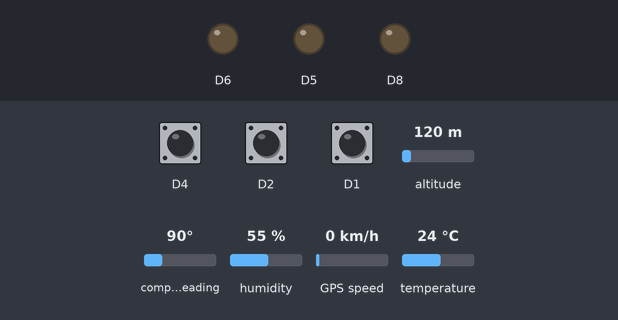
Bench run of a sketch on a simulated ESP8266 (NodeMCU). On the bench: output pins drawn as LEDs (lit = HIGH). The inputs (shaded band) are chosen by the test bench; at power-on: D4 HIGH, D2 HIGH, D1 HIGH, altitude 120 m, compass heading 90°, humidity 55 %, GPS speed 0 km/h, temperature 24 °C. WiFi joins after 1.5 s; servers stay silent unless stated; uploads are accepted with an empty reply; the GPS gets a fix after 3 s at 37.7749, -122.4194 with 8 satellites; no MQTT or app messages arrive unless stated; what the sketch prints to the serial monitor is not drawn.

Above: at 0.2 s.
At 6.8 s:
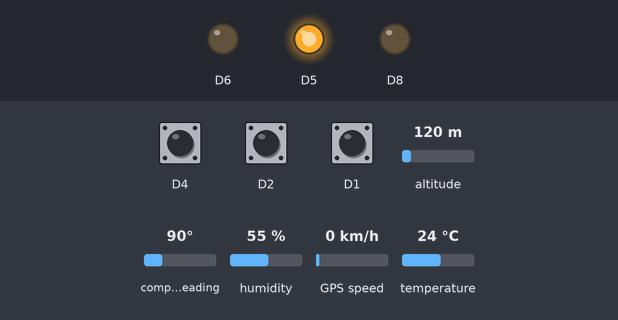
Timing chart, 0 to 9.9 s (numbered marks = the images above):
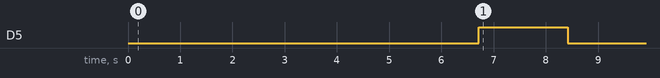

The sketch:

code.ino
```cpp
#include <ESP8266WiFi.h>
#include <PubSubClient.h>
#include <SoftwareSerial.h>
#include <TinyGPS++.h>
#include <DHT.h>
#include <ArduinoJson.h>
int btn1;
int btn2;
int btn3;
int btn4;
#define WIFI_AP "gps"
#define WIFI_PASSWORD "12345678"
#define TOKEN "2ZKFUdbBf2xAuPDPXG4l"
char thingsboardServer[] = "thingsboard.cloud";
const int thingsboardPort = 1883;
WiFiClient espClient;
PubSubClient client(espClient);
const char* host = "1.55.90.20"; // Địa chỉ IP của server
int khoa;
bool sbtn;
bool door;
bool lock;
float latitude;
float longitude;
float speed;

const int DHTPIN = D7;
const int DHTTYPE = DHT11;
DHT dht(DHTPIN, DHTTYPE);
int status = WL_IDLE_STATUS;
unsigned long lastSend;
unsigned long lastReset;
const unsigned long resetInterval = 600000;
#define gpsRxPin 1
#define gpsTxPin 3
SoftwareSerial neo6m(gpsTxPin, gpsRxPin);
TinyGPSPlus gps;
String cua1;
String cua2;
String cua3;
String cua4;
bool cua_1 = true;
bool cua_2 = true;
bool cua_3 = true;
bool cua_4 = true;
float previousLatitude = 0.0;
float previousLongitude = 0.0;
unsigned long previousMillis = 0;

void smartdelay_gps(unsigned long ms);
void resetIfTime();
float calculateSpeed(float lat1, float long1, float lat2, float long2);

void setup() {
  Serial.begin(9600);
  WiFi_conection();
  client.setServer(thingsboardServer, thingsboardPort);
  neo6m.begin(9600);
  dht.begin();
  lastReset = millis();
  pinMode(D1, INPUT_PULLUP);
  pinMode(D2, INPUT_PULLUP);
  pinMode(D3, INPUT_PULLUP);
  pinMode(D4, INPUT_PULLUP);
  pinMode(D5, OUTPUT);
  pinMode(D6, OUTPUT);
  pinMode(D8, OUTPUT);
  digitalWrite(D1, HIGH);
  digitalWrite(D2, HIGH);
  digitalWrite(D3, HIGH);
  digitalWrite(D4, HIGH);
  digitalWrite(D8, LOW);
}

void loop() {
  resetIfTime();
  if (!client.connected()) {
    reconnect();
  }
  if (millis() - lastSend > 100)
   {
    doc_vi_tri();
    lastSend = millis();
  }

  client.loop();

}

void WiFi_conection() {
  Serial.println("Connecting to AP ...");
  WiFi.begin(WIFI_AP, WIFI_PASSWORD);
  if (WiFi.status() != WL_CONNECTED) {
    delay(100);
    Serial.print(".");
  }
  Serial.println("Connected to AP");
}

void reconnect() {
  if (!client.connected()) {
    status = WiFi.status();
    if (status != WL_CONNECTED) {
      WiFi_conection();
    }
    Serial.print("Connecting to ThingsBoard node ...");
    if (client.connect("ESP8266 Device", TOKEN, NULL)) {
      Serial.println("[DONE]");
    } else {
      Serial.print("[FAILED]");
      Serial.println(" : retrying in 5 seconds]");
      delay(5000);
    }
  }
}

void doc_vi_tri() {
  smartdelay_gps(1000);
  doc_trang_thai_cua();
  float h, t, speed;
  dht11(h, t);
  if (gps.location.isValid()) {
     latitude = gps.location.lat();
     longitude = gps.location.lng();
    speed = calculateSpeed(latitude, longitude, previousLatitude, previousLongitude);
    previousLatitude = latitude;
    previousLongitude = longitude;
    String topic = "v1/devices/me/telemetry";
    String mapsLink = "https://www.google.com/maps/place/" + String(latitude, 12) + "," + String(longitude, 12);
    String status = "GPS có kết nối";
    // Gửi phần 1: Thông tin về trạng thái của các cửa
    String payload1 = "{\"status\":\"" + status + "\",\"cua1\":\"" + cua1 + "\",\"cua2\":\"" + cua2 + "\",\"cua3\":\"" + cua3 + "\",\"cua4\":\"" + cua4 + "\",\"status\":\"" + status + "\"}";
    client.publish(topic.c_str(), payload1.c_str());
    // Gửi phần 2: Thông tin về vị trí và tốc độ
    String payload2 = "{\"longitude\":" + String(longitude, 12) + ",\"latitude\":" + String(latitude, 12) + ",\"speed_kmh\":" + String(speed, 1) + ",\"t\":\"" + String(t) + "\",\"h\":\"" + String(h) + "\"}";
    client.publish(topic.c_str(), payload2.c_str());
    Serial.print("Sending payload: ");
    Serial.println(payload1);
    Serial.println(payload2);
  } else {
    String topic = "v1/devices/me/telemetry";
    Serial.println("GPS không kết nối");
    String status = "GPS không kết nối";
    // Gửi phần 1: Thông tin về trạng thái của các cửa
    String payload1 = "{\"status\":\"" + status + "\",\"cua1\":\"" + cua1 + "\",\"cua2\":\"" + cua2 + "\",\"cua3\":\"" + cua3 + "\",\"cua4\":\"" + cua4 + "\",\"status\":\"" + status + "\"}";
    client.publish(topic.c_str(), payload1.c_str());
    // Gửi phần 2: Thông tin về vị trí và tốc độ
    String payload2 = "{\"longitude\":0.0,\"latitude\":0.0,\"speed_kmh\":0.0,\"t\":" + String(t) + ",\"h\":" + String(h) + "}";
    client.publish(topic.c_str(), payload2.c_str());
    Serial.print("Sending payload: ");
    Serial.println(payload1);
    Serial.println(payload2);
  }
}

void dht11(float &h, float &t){
  h = dht.readHumidity();
  t = dht.readTemperature();
  t -= 3;
  if (isnan(h) || isnan(t)) {
    Serial.println("Failed to read from DHT sensor!");
    return;
  }
}
void smartdelay_gps(unsigned long ms) // chương trình con đếm thời gian
{
  unsigned long start = millis();
  do
  {
    while (neo6m.available())
      gps.encode(neo6m.read());
  } while (millis() - start < ms);
}
void resetIfTime() {
  // Check if it's time to reset the ESP8266
  if (millis() - lastReset >= resetInterval) {
    ESP.restart();
  }
}

float calculateSpeed(float lat1, float long1, float lat2, float long2) {
  float distance = TinyGPSPlus::distanceBetween(lat1, long1, lat2, long2);
  unsigned long currentMillis = millis();
  float timeInSeconds = (currentMillis - previousMillis) / 1000.0;
    if (timeInSeconds == 0) {
    return 0; // hoặc giá trị mặc định khác
  }
  previousMillis = currentMillis;
  speed = distance / timeInSeconds; // in meters per second
  speed *= 3.6; // convert to km/h
  if (speed <= 2) {
    speed = 0;
  } else if (speed > 2 && speed <= 10) {
    speed -= 2;
  }
  return speed;
}


void receive(){
   WiFiClient client;
  const int httpPort = 3004;
  if (!client.connect(host, httpPort)) {
    Serial.println("Connection failed");
    return;
  }

  // Gửi yêu cầu HTTP tới server với tham số truy vấn
  client.print(String("GET /?source=esp8266 HTTP/1.1\r\n") +
               "Host: " + host + "\r\n" +
               "Connection: close\r\n\r\n");
  delay(100);  // Tăng thời gian chờ để nhận phản hồi đầy đủ

  // Đọc phản hồi từ server
  String payload;
  bool headersEnded = false;
  while(client.available()){
    String line = client.readStringUntil('\n');
    if (line == "\r") {
      headersEnded = true; // Đánh dấu kết thúc phần tiêu đề
    }
    if (headersEnded) {
      payload += line; // Chỉ thêm nội dung sau phần tiêu đề
    }
  }

  // In toàn bộ phản hồi để kiểm tra
  Serial.println("Response:");
  Serial.println(payload);

  // Parse JSON response
  StaticJsonDocument<200> doc;
  DeserializationError error = deserializeJson(doc, payload);

  if (error) {
    Serial.print("deserializeJson() failed: ");
    Serial.println(error.c_str());
    return;
  }

  // Gán giá trị vào biến khoa
  sbtn = doc["sbtn"];
  khoa = doc["khoa"];
  Serial.print("khoa: ");
  Serial.println(khoa);
  Serial.print("Trang thai nut bam: ");
  Serial.println(sbtn);
  client.stop();
  delay(100);
}
void doc_trang_thai_cua() {
    receive();
  btn1 = digitalRead(D1)?1:0;
  btn2 = digitalRead(D2)?1:0;
  btn3 = digitalRead(D3)?1:0;
  btn4 = digitalRead(D4)?1:0;
  Serial.println(btn1);
  Serial.println(btn2);
  Serial.println(btn3);
  Serial.println(btn4);

  static unsigned long startTime = 0;
  static bool isD5High = false;

  if (((speed > 20 && door && lock) || khoa == 1) && !isD5High) {
    digitalWrite(D5, HIGH);
    startTime = millis();
    isD5High = true;
    door = false; // Đóng cửa khi tốc độ lớn hơn 20 hoặc khoa được kích hoạt
  }


  if (speed <= 10) {
    door = true;
  }

  if (isD5High && millis() - startTime >= 1500) {
    digitalWrite(D5, LOW);
    isD5High = false;
  }
if(sbtn==1){
  digitalWrite(D6, HIGH);
}
else{
  digitalWrite(D6, LOW);
}
  if (!btn1) {
    cua1="0";
  } else {
    cua1="1";
  }
  if (!btn2) {
    cua2="0";
  } else {
     cua2="1";
  }

  if (!btn3) {
    cua3="0";
  } else {
     cua3="1";
  }
  if (!btn4) {
    cua4="0";
  } else {
     cua4="1";
  }
  if(cua1 == "1" && cua2 =="1" && cua3 =="1" && cua4 =="1"){
    lock=true;
  }
  else{
    lock =false;
  }
  }
```

Measured:
- by itself, D5: LOW → HIGH at 6.7 s, → LOW 1.7 s later
